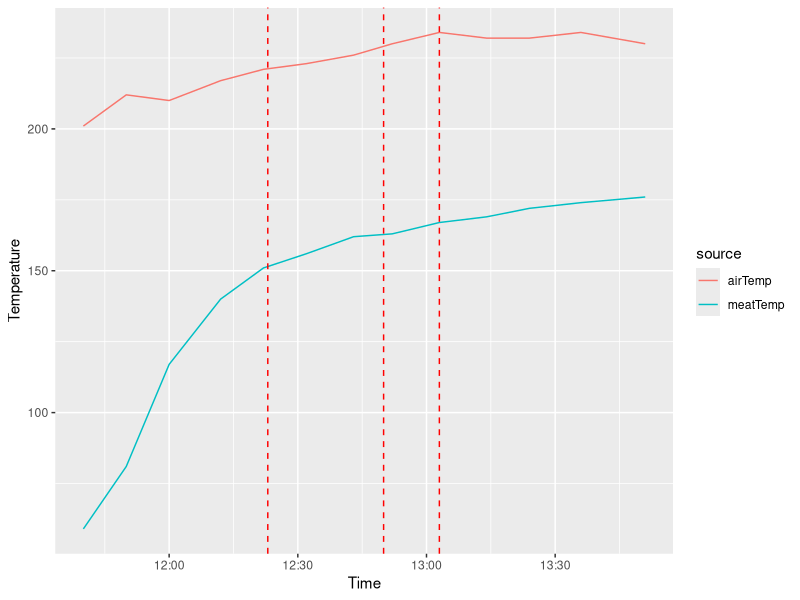

Write the R code that produced this figure.
## ---- chunk 1
library(ggplot2)
library(dplyr)
library(tidyr)

time=c('11:40','11:50','12:00','12:12','12:22','12:32','12:43','12:52','13:03','13:14','13:24','13:36','13:51')
meatTemp=c(59,81,117,140,151,156,162,163,167,169,172,174,176)
airTemp=c(201,212,210,217,221,223,226,230,234,232,232,234,230)

hm=as.POSIXct(strptime(time, '%H:%M',tz='GMT')) 
df=data.frame(meatTemp,airTemp,hm) %>%
  gather(source,temp,-hm)
p=ggplot(df,aes(hm,temp,color=source)) + 
  geom_line() + 
  ylab('Temperature') +
  xlab('Time') 

# add horizontal lines for vent adjustments
reductions=c('12:23','12:50','13:03')
for (t in reductions){
  p = p + geom_vline(xintercept = as.POSIXct(strptime(t, '%H:%M',tz='GMT')) ,linetype='dashed',size=0.5,color='red')
}
  
print(p) 
